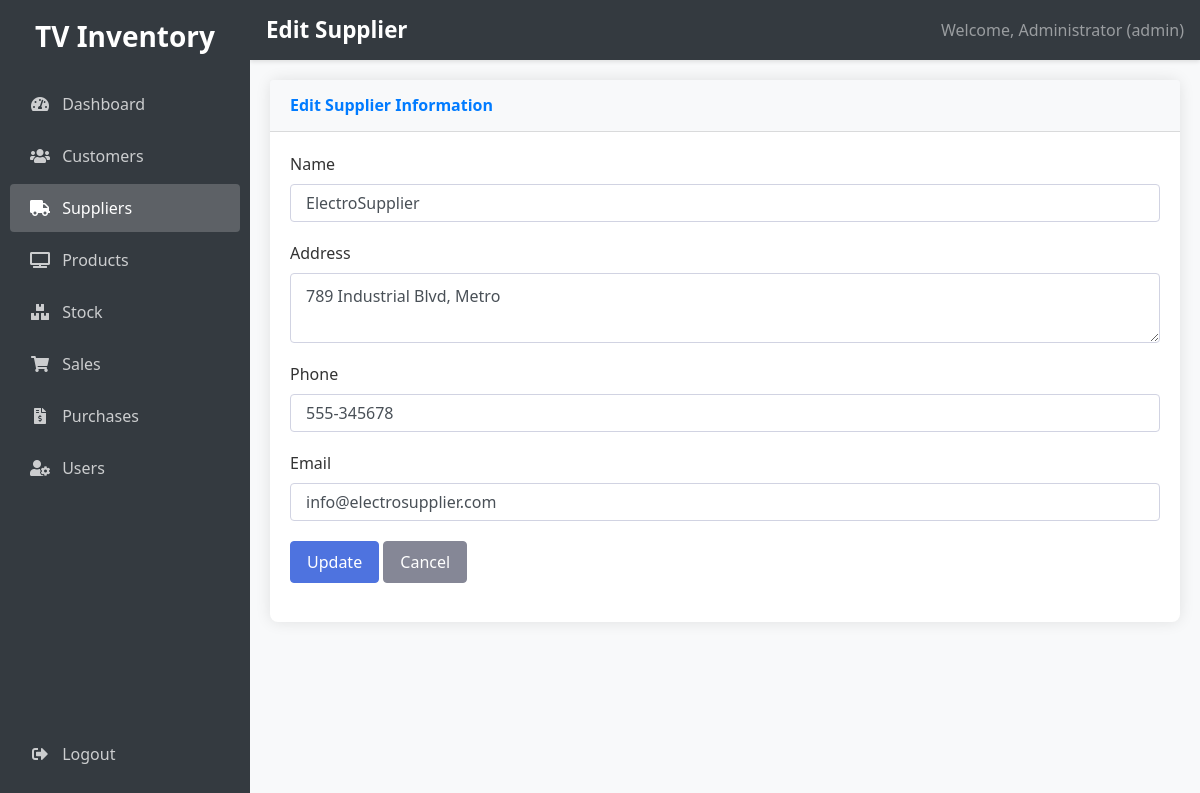
The page /edit_supplier.php?id=1 (signed in) on the database its author committed.
### tables this page shows
CREATE TABLE suppliers (
    id INT AUTO_INCREMENT PRIMARY KEY,
    name VARCHAR(100) NOT NULL,
    address TEXT,
    phone VARCHAR(20),
    email VARCHAR(100),
    created_at TIMESTAMP DEFAULT CURRENT_TIMESTAMP
);

### edit_supplier.php (the view, shortened to what this page needs)
<?php
require_once "config.php";
 $supplier_id = $_GET["id"];
 $sql = "SELECT * FROM suppliers WHERE id = ?";
if($stmt = mysqli_prepare($conn, $sql)){
    mysqli_stmt_bind_param($stmt, "i", $supplier_id);
    if(mysqli_stmt_execute($stmt)){
        $result = mysqli_stmt_get_result($stmt);
        if(mysqli_num_rows($result) == 1){
            $supplier = mysqli_fetch_assoc($result);
        } else{
            header("location: suppliers.php");
            exit;
        }
    } else{
        echo "Oops! Something went wrong. Please try again later.";
    }
}
 $name = $supplier['name'];
 $address = $supplier['address'];
 $phone = $supplier['phone'];
 $email = $supplier['email'];
 $name_err = $address_err = $phone_err = $email_err = "";
?>
<!DOCTYPE html>
<html lang="en">
<head>
    <link rel="stylesheet" href="https://stackpath.bootstrapcdn.com/bootstrap/4.5.2/css/bootstrap.min.css">
    <link rel="stylesheet" href="https://cdnjs.cloudflare.com/ajax/libs/font-awesome/5.15.1/css/all.min.css">
    <link rel="stylesheet" href="style.css">
</head>
<body>
    <div class="sidebar" style="width: 250px;">
        <div class="text-center mb-4">
            <h3>TV Inventory</h3>
        </div>
        <ul class="nav flex-column">
            <li class="nav-item">
                <a class="nav-link" href="dashboard.php">
                    <i class="fas fa-tachometer-alt mr-2"></i> Dashboard
                </a>
            </li>
            <?php if($_SESSION["role"] == "admin" || $_SESSION["role"] == "karyawan"): ?>
            <li class="nav-item">
                <a class="nav-link" href="customers.php">
                    <i class="fas fa-users mr-2"></i> Customers
                </a>
            </li>
            <li class="nav-item">
                <a class="nav-link active" href="suppliers.php">
                    <i class="fas fa-truck mr-2"></i> Suppliers
                </a>
            </li>
            <li class="nav-item">
                <a class="nav-link" href="products.php">
                    <i class="fas fa-tv mr-2"></i> Products
                </a>
            </li>
            <li class="nav-item">
                <a class="nav-link" href="stock.php">
                    <i class="fas fa-boxes mr-2"></i> Stock
                </a>
            </li>
            <li class="nav-item">
                <a class="nav-link" href="sales.php">
                    <i class="fas fa-shopping-cart mr-2"></i> Sales
                </a>
            </li>
            <li class="nav-item">
                <a class="nav-link" href="purchases.php">
                    <i class="fas fa-file-invoice-dollar mr-2"></i> Purchases
                </a>
            </li>
            <?php endif; ?>
            <?php if($_SESSION["role"] == "admin"): ?>
            <li class="nav-item">
                <a class="nav-link" href="users.php">
                    <i class="fas fa-user-cog mr-2"></i> Users
                </a>
            </li>
            <?php endif; ?>
            <li class="nav-item mt-auto">
                <a class="nav-link" href="logout.php">
                    <i class="fas fa-sign-out-alt mr-2"></i> Logout
                </a>
            </li>
        </ul>
    </div>
    <nav class="navbar navbar-expand-lg navbar-dark bg-dark">
        <span class="navbar-brand">Edit Supplier</span>
        <span class="navbar-text ml-auto">
            Welcome, <?php echo htmlspecialchars($_SESSION["name"]); ?> (<?php echo htmlspecialchars($_SESSION["role"]); ?>)
        </span>
    </nav>
    <div class="content">
        <div class="card">
            <div class="card-header py-3">
                <h6 class="m-0 font-weight-bold text-primary">Edit Supplier Information</h6>
            </div>
            <div class="card-body">
                <form action="<?php echo htmlspecialchars($_SERVER["PHP_SELF"] . "?id=" . $supplier_id); ?>" method="post">
                    <div class="form-group">
                        <label>Name</label>
                        <input type="text" name="name" class="form-control <?php echo (!empty($name_err)) ? 'is-invalid' : ''; ?>" value="<?php echo $name; ?>">
                    </div>
                    <div class="form-group">
                        <label>Address</label>
                        <textarea name="address" class="form-control <?php echo (!empty($address_err)) ? 'is-invalid' : ''; ?>"><?php echo $address; ?></textarea>
                    </div>
                    <div class="form-group">
                        <label>Phone</label>
                        <input type="text" name="phone" class="form-control <?php echo (!empty($phone_err)) ? 'is-invalid' : ''; ?>" value="<?php echo $phone; ?>">
                    </div>
                    <div class="form-group">
                        <label>Email</label>
                        <input type="email" name="email" class="form-control <?php echo (!empty($email_err)) ? 'is-invalid' : ''; ?>" value="<?php echo $email; ?>">
                    </div>
                    <div class="form-group">
                        <input type="submit" class="btn btn-primary" value="Update">
                        <a href="suppliers.php" class="btn btn-secondary">Cancel</a>
                    </div>
                </form>
            </div>
        </div>
    </div>
</body>
</html>

### style.css (style rules this page uses)
body { font-family: 'Segoe UI', Tahoma, Geneva, Verdana, sans-serif; background-color: #f8f9fa; color: #333; }
.sidebar { height: 100vh; background-color: #343a40; color: white; position: fixed; top: 0; left: 0; z-index: 100; padding-top: 20px; width: 250px; transition: all 0.3s; }
.sidebar .text-center { margin-bottom: 30px; }
.sidebar h3 { font-weight: bold; color: #fff; }
.sidebar .nav-link { color: rgba(255,255,255,.75); padding: 12px 20px; border-radius: 4px; margin: 2px 10px; transition: all 0.3s; }
.sidebar .nav-link.active { color: white; background-color: rgba(255,255,255,.2); }
.sidebar .nav-link i { margin-right: 10px; width: 20px; text-align: center; }
.sidebar .nav-item:last-child { margin-top: auto; position: absolute; bottom: 20px; width: calc(100% - 20px); }
.content { margin-left: 250px; padding: 20px; min-height: 100vh; transition: all 0.3s; }
.navbar { margin-left: 250px; width: calc(100% - 250px); background-color: #343a40 !important; box-shadow: 0 2px 4px rgba(0,0,0,.1); transition: all 0.3s; }
.navbar-brand { font-weight: bold; font-size: 1.4rem; }
.card { border-radius: 8px; box-shadow: 0 0 15px rgba(0,0,0,0.1); margin-bottom: 25px; border: none; }
.card-header { background-color: #f8f9fa; border-bottom: 1px solid rgba(0,0,0,.125); font-weight: bold; }
.btn { border-radius: 4px; font-weight: 500; padding: 8px 16px; transition: all 0.3s; }
.btn-primary { background-color: #4e73df; border-color: #4e73df; }
.btn-secondary { background-color: #858796; border-color: #858796; }
.form-control { border-radius: 4px; border: 1px solid #d1d3e2; padding: 10px 15px; }
.form-group { margin-bottom: 1.2rem; }

### rows shown on the page
suppliers: name "ElectroSupplier", address "789 Industrial Blvd, Metro", phone "555-345678", email "info@electrosupplier.com"

### other values the page prints
$_SESSION["name"] "Administrator"
$_SESSION["role"] "admin"
